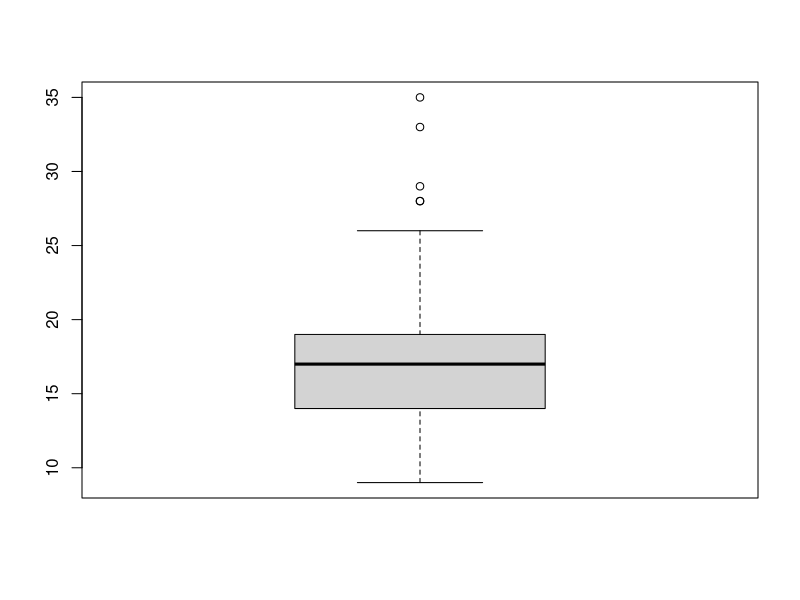

Source code (R):
a<-1
b<-"hello"
class(a)
class(b)
x1<-data.frame(var1=c(1,2,3),var2=c("a","b","c"))
x1
class(x1)
x2<-matrix(c(1:12),ncol=2)
x2
class(x2)
x3<-array(1:20,dim=c(2,5,2))
x3
class(x3)
x4<-list(f1=a,f2=x1,f3=x2,f4=x3)
x4
class(x4)
mpg<-ggplot2::mpg
x<-boxplot(mpg$cty)
x$stats[,1]
x$stats[,1][3]
x$stats[,1][2]
